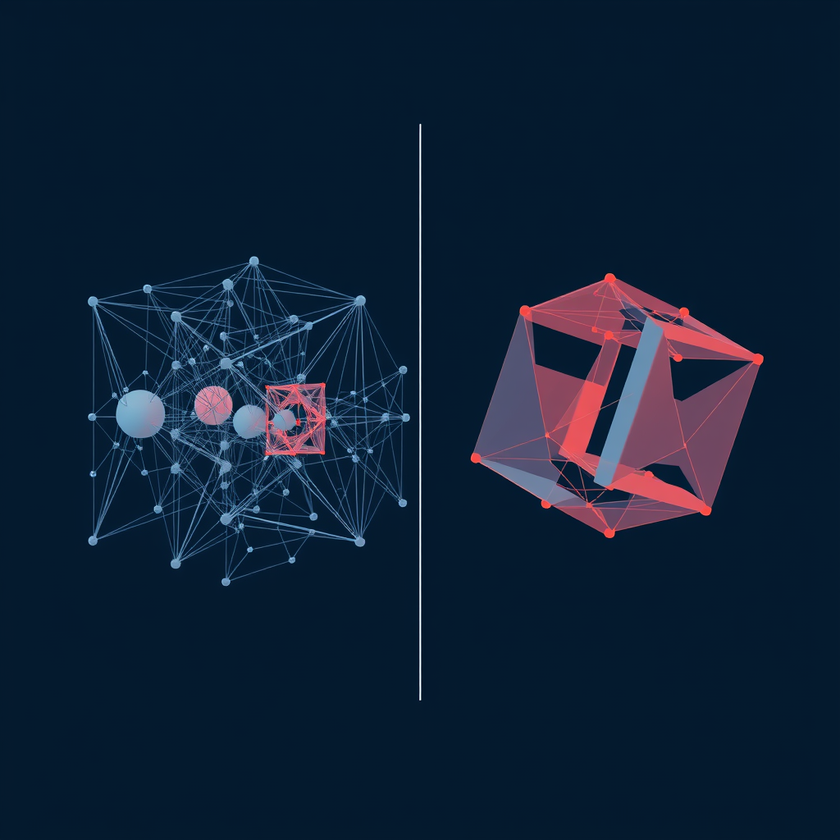
#> input picture images/student/1712.02779v3.png, 840 x 840 px, shrunk from 1024 x 1024 before the run, found by its file name
$ python named.py
#> lines starting #> are read from the running program, lines starting #| are printed output that depends on the picture
import math
from PIL import Image, ImageDraw, ImageFont
import textwrap
import os

def process_image_to_a4(image_path, title_text):

    img = Image.open(image_path)
#> img is the input picture: PIL image 840x840 RGB; mean R, G, B 15.7, 33, 54.2
    img.load()

    W, H = img.size
#> W = 840; H = 840
    a4_ratio = math.sqrt(2)
    target_H = int(W * a4_ratio)
#> target_H = 1187
    strip_H = target_H - H
#> strip_H = 347

    if strip_H <= 50:
        strip_H = int(W * 0.15)
        target_H = H + strip_H

    background_color = (30, 30, 30)
    new_img = Image.new("RGB", (W, target_H), background_color)
#> new_img: PIL image 840x1187 RGB; every value is 30
    new_img.paste(img, (0, strip_H))
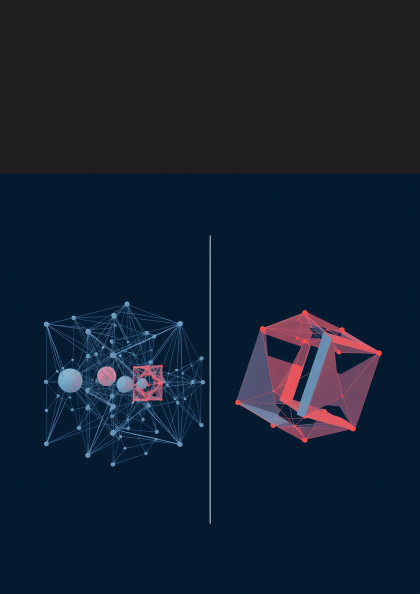
#> new_img: PIL image 840x1187 RGB (shown at 1/2 size); mean R, G, B 19.9, 32.1, 47.1

    draw = ImageDraw.Draw(new_img)
    text_color = (255, 255, 255)

    text_x = W / 2
#> text_x = 420
    text_y = strip_H / 2
#> text_y = 173.5

    font_size = int(strip_H * 0.60)
#> font_size = 208
    spacing = 15
    font_path = "C:/Windows/Fonts/arial.ttf"

    while font_size >= 12:
        font = ImageFont.truetype(font_path, font_size)

        char_width = font.getlength("A")
        max_chars_per_line = max(10, int((W * 0.9) / char_width))
        wrapped_text = textwrap.fill(title_text, width=max_chars_per_line)
        lines = wrapped_text.split('\n')

        total_height = (len(lines) * font_size) + ((len(lines) - 1) * spacing)

        if total_height <= (strip_H * 0.80):
            break

        font_size -= 2
#> after the loop, font_size = 50

    draw.multiline_text(
        (text_x, text_y),
        wrapped_text,
        fill=text_color,
        font=font,
        anchor="mm",
        align="center",
        spacing=spacing
    )

    base_name = os.path.basename(image_path)

    new_img.save('../coverArticle/' + base_name, quality=95)
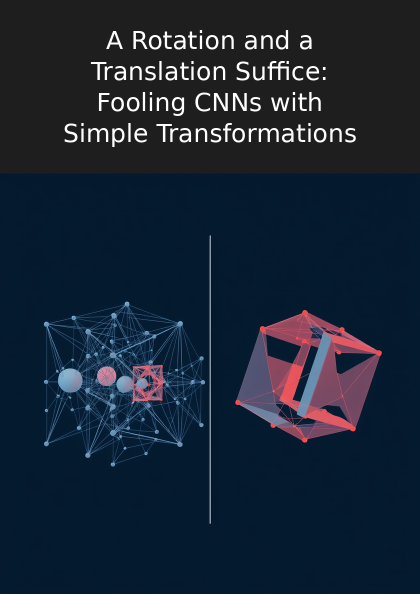
#> saved as 1712.02779v3.png: PIL image 840x1187 RGB (shown at 1/2 size); mean R, G, B 24.4, 36.6, 51.6

if __name__ == "__main__":
    IMAGE_PATH = 'D:/Project/ArticleCover/images/student/1712.02779v3.png'
    TITLE = "A Rotation and a Translation Suffice: Fooling CNNs with Simple Transformations"

    process_image_to_a4(IMAGE_PATH, TITLE)

$ run again, with images/student/0811.4413v6.png copied over images/student/1712.02779v3.png
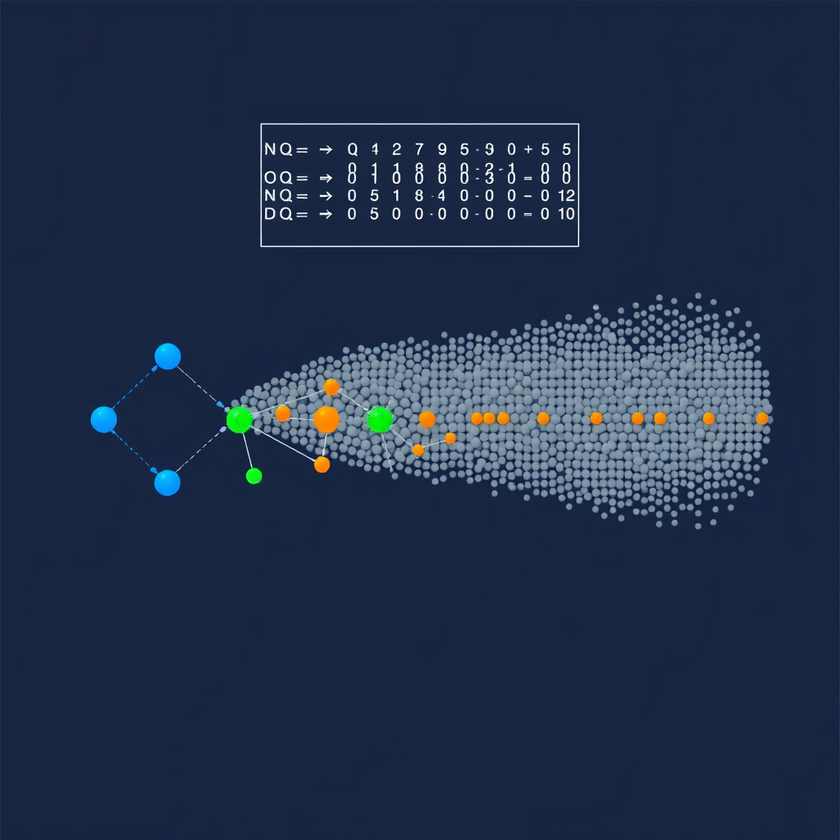
#> input picture images/student/0811.4413v6.png, 840 x 840 px, shrunk from 1024 x 1024 before the run, found by its file name
#> in process_image_to_a4, img is the input picture: PIL image 840x840 RGB; mean R, G, B 33.4, 47.6, 73.8
#> in process_image_to_a4, `new_img.paste(img, (0, strip_H))`:
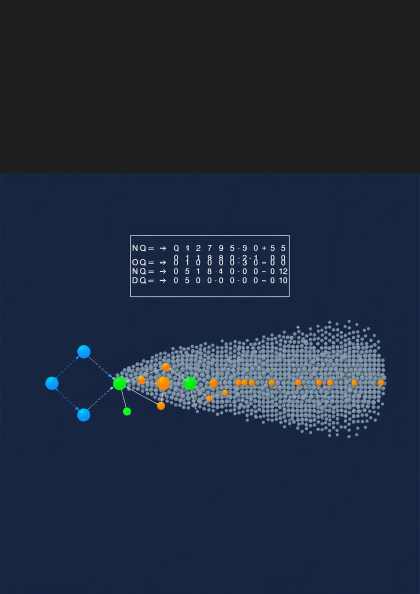
#> new_img: PIL image 840x1187 RGB (shown at 1/2 size); mean R, G, B 32.4, 42.4, 61
#> in process_image_to_a4, `new_img.save('../coverArticle/' + base_name, quality=95)`:
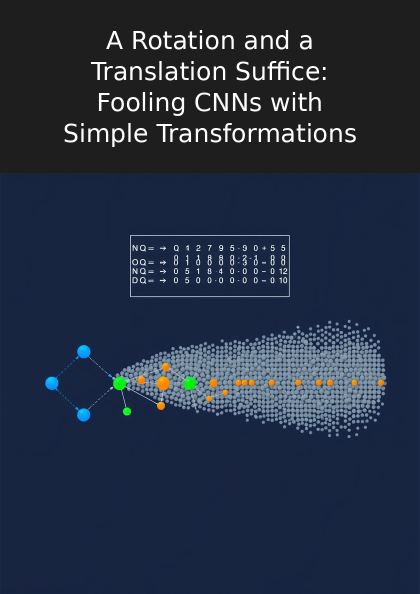
#> saved as 1712.02779v3.png: PIL image 840x1187 RGB (shown at 1/2 size); mean R, G, B 36.9, 46.9, 65.5

$ run again, with images/student/1206.5248v1.png copied over images/student/1712.02779v3.png
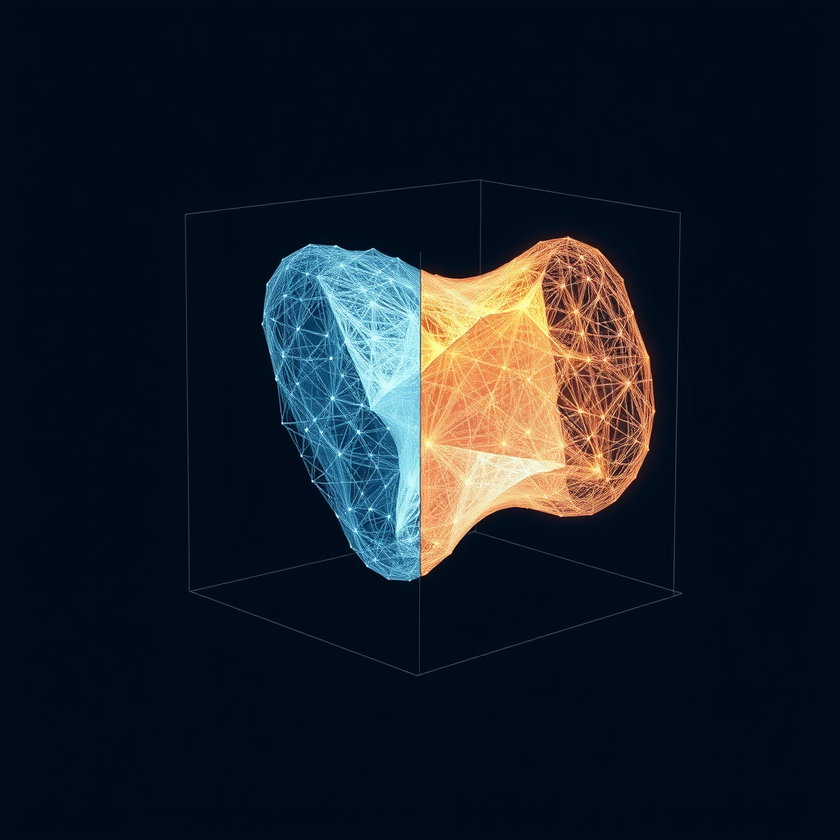
#> input picture images/student/1206.5248v1.png, 840 x 840 px, shrunk from 1024 x 1024 before the run, found by its file name
#> in process_image_to_a4, img is the input picture: PIL image 840x840 RGB; mean R, G, B 22.3, 31.1, 39.1
#> in process_image_to_a4, `new_img.paste(img, (0, strip_H))`:
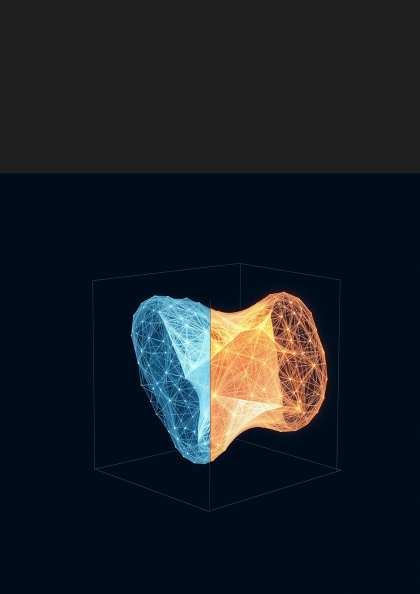
#> new_img: PIL image 840x1187 RGB (shown at 1/2 size); mean R, G, B 24.5, 30.7, 36.4
#> in process_image_to_a4, `new_img.save('../coverArticle/' + base_name, quality=95)`:
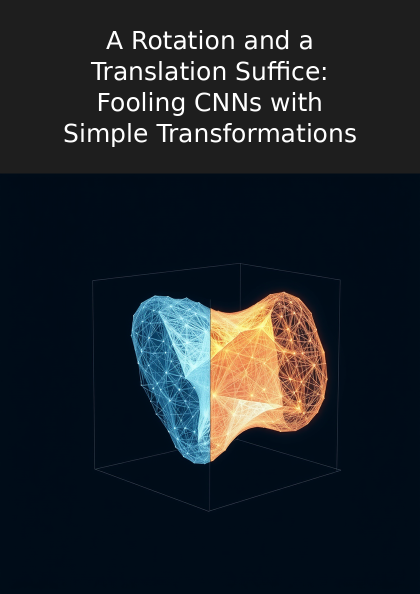
#> saved as 1712.02779v3.png: PIL image 840x1187 RGB (shown at 1/2 size); mean R, G, B 29, 35.2, 40.9

$ run again, with images/student/1303.0663v1.png copied over images/student/1712.02779v3.png
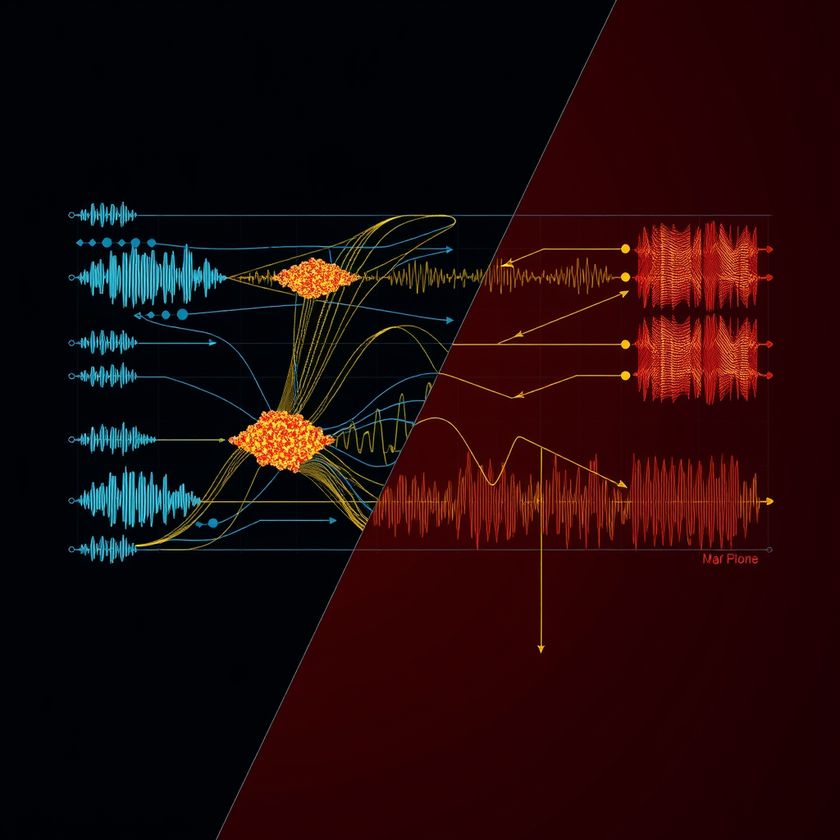
#> input picture images/student/1303.0663v1.png, 840 x 840 px, shrunk from 1024 x 1024 before the run, found by its file name
#> in process_image_to_a4, img is the input picture: PIL image 840x840 RGB; mean R, G, B 31.9, 9.2, 10
#> in process_image_to_a4, `new_img.paste(img, (0, strip_H))`:
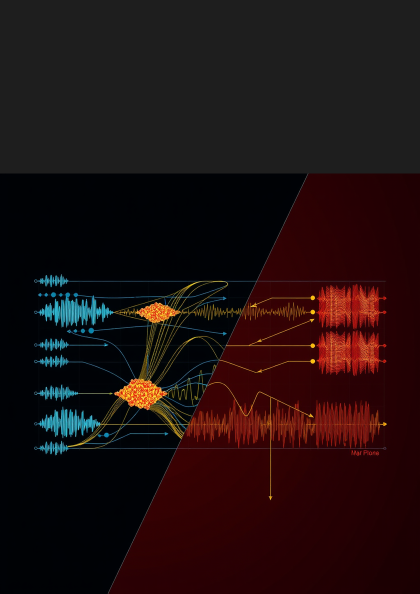
#> new_img: PIL image 840x1187 RGB (shown at 1/2 size); mean R, G, B 31.4, 15.3, 15.8
#> in process_image_to_a4, `new_img.save('../coverArticle/' + base_name, quality=95)`:
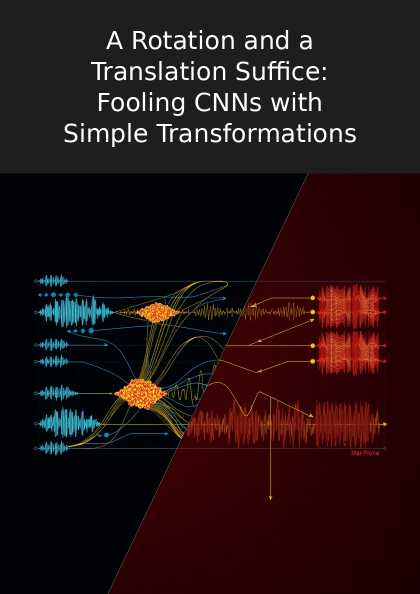
#> saved as 1712.02779v3.png: PIL image 840x1187 RGB (shown at 1/2 size); mean R, G, B 35.9, 19.8, 20.3
